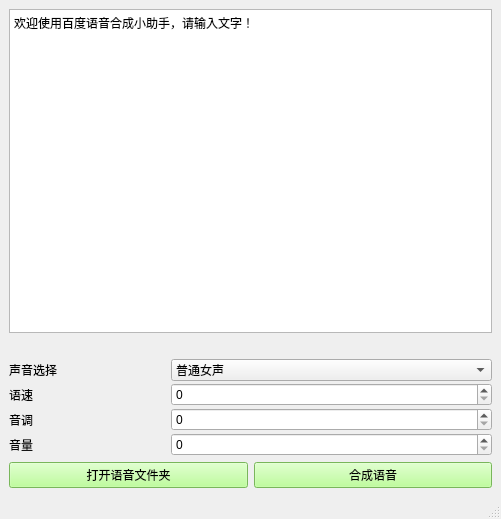
<?xml version="1.0" encoding="UTF-8"?>
<ui version="4.0">
 <class>mainWindow</class>
 <widget class="QMainWindow" name="mainWindow">
  <property name="geometry">
   <rect>
    <x>0</x>
    <y>0</y>
    <width>501</width>
    <height>519</height>
   </rect>
  </property>
  <property name="windowTitle">
   <string>百度语音合成小助手</string>
  </property>
  <widget class="QWidget" name="centralwidget">
   <layout class="QVBoxLayout" name="verticalLayout">
    <item>
     <layout class="QGridLayout" name="gridLayout_2">
      <item row="0" column="0">
       <widget class="QTextEdit" name="textEdit">
        <property name="html">
         <string>&lt;!DOCTYPE HTML PUBLIC &quot;-//W3C//DTD HTML 4.0//EN&quot; &quot;http://www.w3.org/TR/REC-html40/strict.dtd&quot;&gt;
&lt;html&gt;&lt;head&gt;&lt;meta name=&quot;qrichtext&quot; content=&quot;1&quot; /&gt;&lt;style type=&quot;text/css&quot;&gt;
p, li { white-space: pre-wrap; }
&lt;/style&gt;&lt;/head&gt;&lt;body style=&quot; font-family:'SimSun'; font-size:9pt; font-weight:400; font-style:normal;&quot;&gt;
&lt;p style=&quot; margin-top:0px; margin-bottom:0px; margin-left:0px; margin-right:0px; -qt-block-indent:0; text-indent:0px;&quot;&gt;欢迎使用百度语音合成小助手，请输入文字！&lt;/p&gt;&lt;/body&gt;&lt;/html&gt;</string>
        </property>
       </widget>
      </item>
      <item row="2" column="0">
       <layout class="QGridLayout" name="gridLayout" columnstretch="1,2">
        <property name="spacing">
         <number>2</number>
        </property>
        <item row="0" column="0">
         <widget class="QLabel" name="label_voice">
          <property name="text">
           <string>声音选择</string>
          </property>
         </widget>
        </item>
        <item row="0" column="1">
         <widget class="QComboBox" name="comboBox_voice">
          <item>
           <property name="text">
            <string>普通女声</string>
           </property>
          </item>
          <item>
           <property name="text">
            <string>普通男声</string>
           </property>
          </item>
          <item>
           <property name="text">
            <string>男声-度逍遥</string>
           </property>
          </item>
          <item>
           <property name="text">
            <string>童声-度丫丫</string>
           </property>
          </item>
         </widget>
        </item>
        <item row="2" column="0">
         <widget class="QLabel" name="label_">
          <property name="text">
           <string>音调</string>
          </property>
         </widget>
        </item>
        <item row="1" column="1">
         <widget class="QSpinBox" name="spinBox_speed">
          <property name="maximum">
           <number>9</number>
          </property>
          <property name="singleStep">
           <number>1</number>
          </property>
          <property name="displayIntegerBase">
           <number>10</number>
          </property>
         </widget>
        </item>
        <item row="2" column="1">
         <widget class="QSpinBox" name="spinBox_pit">
          <property name="maximum">
           <number>9</number>
          </property>
         </widget>
        </item>
        <item row="3" column="0">
         <widget class="QLabel" name="label_4">
          <property name="styleSheet">
           <string notr="true"/>
          </property>
          <property name="text">
           <string>音量</string>
          </property>
         </widget>
        </item>
        <item row="1" column="0">
         <widget class="QLabel" name="label_speed">
          <property name="text">
           <string>语速</string>
          </property>
         </widget>
        </item>
        <item row="3" column="1">
         <widget class="QSpinBox" name="spinBox_vol">
          <property name="maximum">
           <number>15</number>
          </property>
         </widget>
        </item>
       </layout>
      </item>
      <item row="1" column="0">
       <widget class="QLabel" name="label_progress">
        <property name="text">
         <string/>
        </property>
       </widget>
      </item>
     </layout>
    </item>
    <item>
     <layout class="QHBoxLayout" name="horizontalLayout">
      <item>
       <widget class="QPushButton" name="pushButton_2">
        <property name="styleSheet">
         <string notr="true">background-color: rgb(170, 255, 127);</string>
        </property>
        <property name="text">
         <string>打开语音文件夹</string>
        </property>
       </widget>
      </item>
      <item>
       <widget class="QPushButton" name="pushButton">
        <property name="styleSheet">
         <string notr="true">background-color: rgb(170, 255, 127);</string>
        </property>
        <property name="text">
         <string>合成语音</string>
        </property>
       </widget>
      </item>
     </layout>
    </item>
   </layout>
  </widget>
  <widget class="QStatusBar" name="statusbar"/>
 </widget>
 <resources/>
 <connections/>
</ui>
